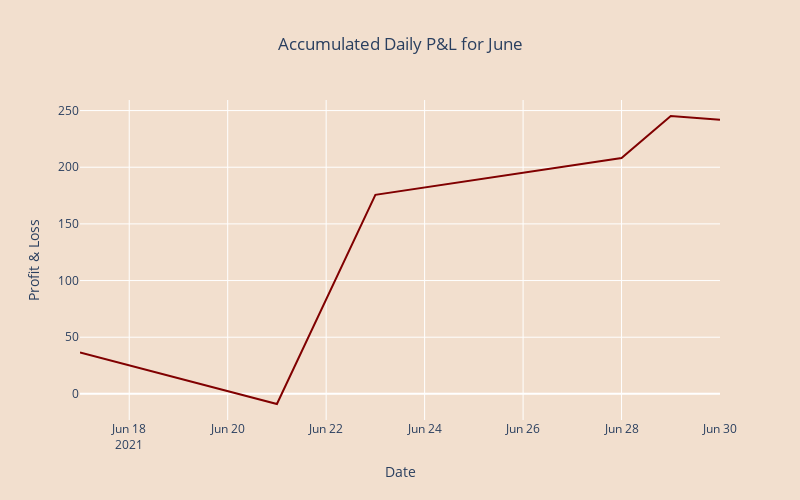

Here is the notebook cell this chart was saved with:
### Code cell
month="June"
create_monthly_heatmap(data, month)
create_month_line_chart(data, month)
monthly_transaction(data, month)

### Figure 1 — Plotly figure (JSON) as saved in the notebook; plotly's stock layout.template omitted (floating-point values rounded to 4 significant figures)
{"data": [{"hovertemplate": "Activity Date=%{x}<br>monthCumSum=%{y}<extra></extra>", "legendgroup": "", "line": {"color": "maroon", "dash": "solid"}, "marker": {"symbol": "circle"}, "mode": "lines", "name": "", "orientation": "v", "showlegend": false, "type": "scatter", "x": ["2021-06-17T00:00:00", "2021-06-21T00:00:00", "2021-06-23T00:00:00", "2021-06-28T00:00:00", "2021-06-29T00:00:00", "2021-06-30T00:00:00"], "xaxis": "x", "y": [36.53, -8.94, 175.7, 208.2, 245.2, 242.0], "yaxis": "y"}], "layout": {"height": 500, "legend": {"tracegroupgap": 0}, "paper_bgcolor": "#F2DFCE", "plot_bgcolor": "#F2DFCE", "title": {"text": "Accumulated Daily P&L for June", "x": 0.5}, "width": 800, "xaxis": {"anchor": "y", "domain": [0, 1], "title": {"text": "Date"}}, "yaxis": {"anchor": "x", "domain": [0, 1], "title": {"text": "Profit & Loss"}}}}
